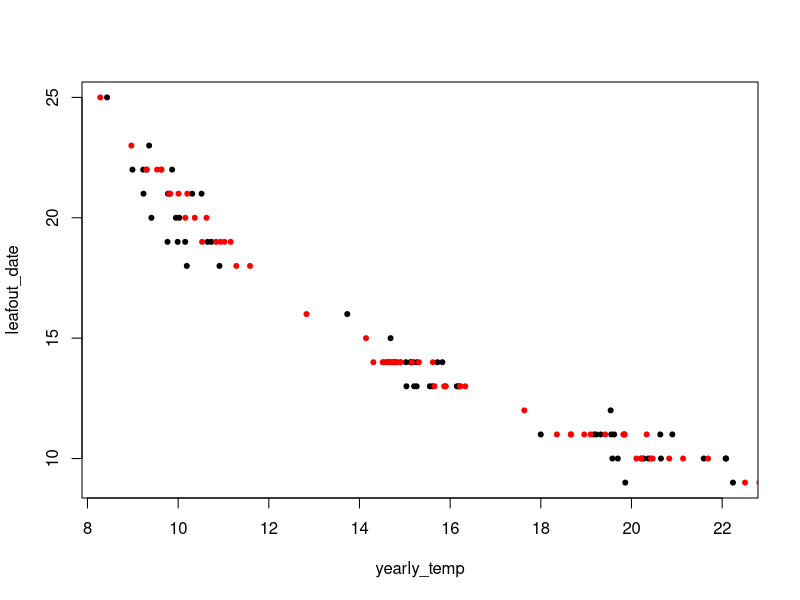
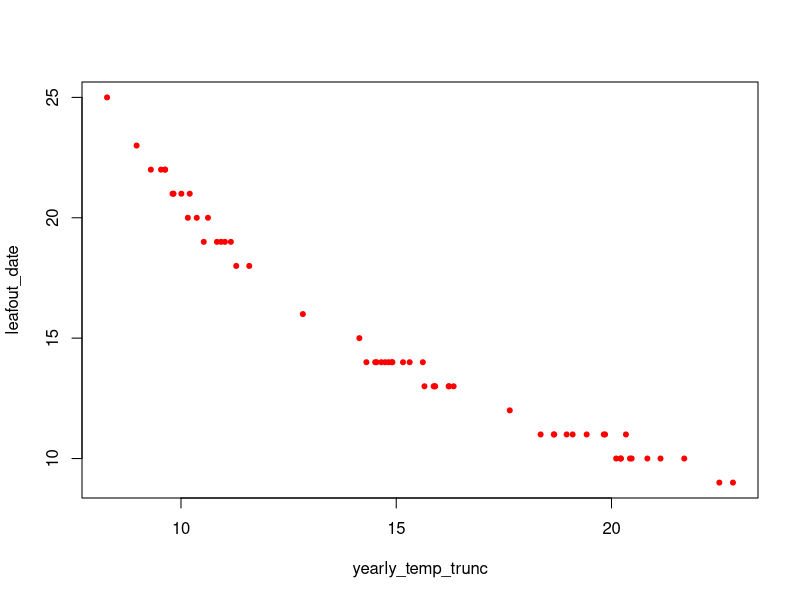
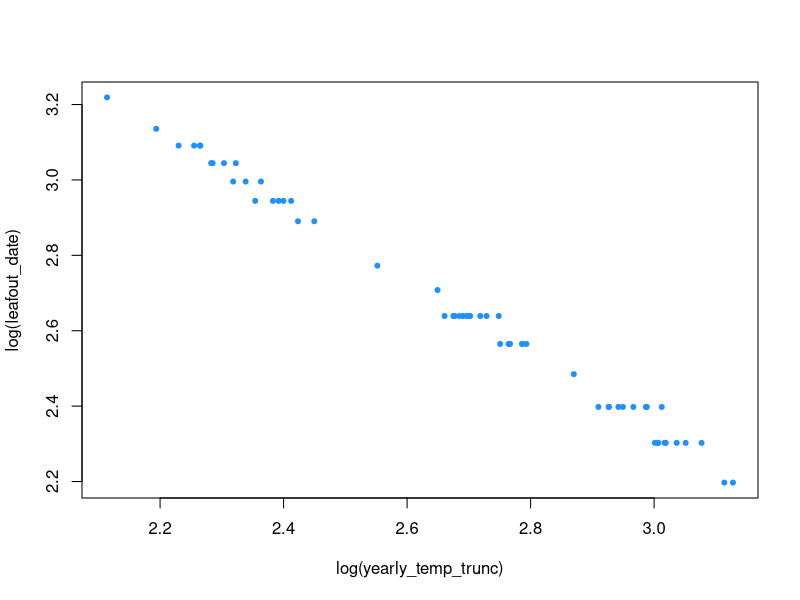

The R script that drew these images, in order:
## Started 18 December 2019 ##
## Code by Jonathan Auerbach (and Andrew Gelman some) ##
## All comments by Lizzie ##

## Quick simulation of the declining sensitivities problem ##

# First, build up some simulated climate and leafout (after 200 GDD) data
yearly_expected_temp <- c(rep(0,20), rep(5,20), rep(10,20)) # create holder for three sets of temps, 20 per set (note, these are bigger than we have done -- we have done 1 to 7 degrees, this does 0, 5 and 10 degrees)
daily_temp <- sapply(yearly_expected_temp, function(x) rnorm(30, 10 + x, 4)) # now make some simple daily temps
# daily_temp <- sapply(yearly_expected_temp, function(x) rnorm(30, 10 + x, (4+x))) # Lizzie added
leafout_date <- sapply(1:ncol(daily_temp), function(x) min(which(cumsum(daily_temp[,x]) > 200))) # set leafout date as whenever 200 GDD is reached
yearly_temp <- colMeans(daily_temp) # estimate the mean temp of each simulated dataset

yearly_temp_trunc <- sapply(1:ncol(daily_temp), function(x) mean(daily_temp[1:leafout_date[x], x])) # estimate the mean temp of each simulated dataset only until leafout 

plot(yearly_temp, leafout_date, pch=20)
points(yearly_temp_trunc, leafout_date, pch=20, col = "red")

plot(yearly_temp_trunc, leafout_date, pch=20, col = "red")


plot(log(yearly_temp_trunc), log(leafout_date), pch=20, col = "dodgerblue") # Lizzie added
